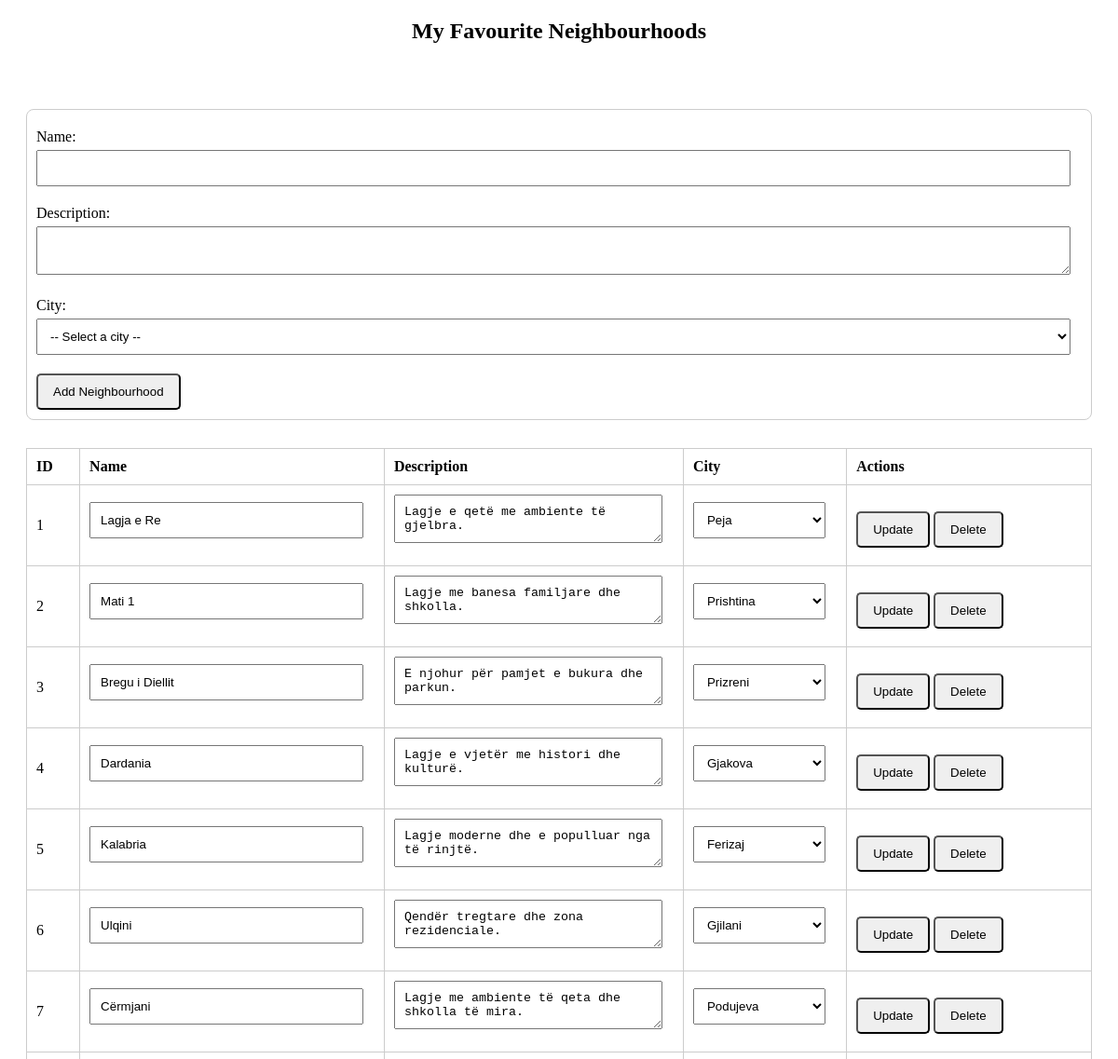
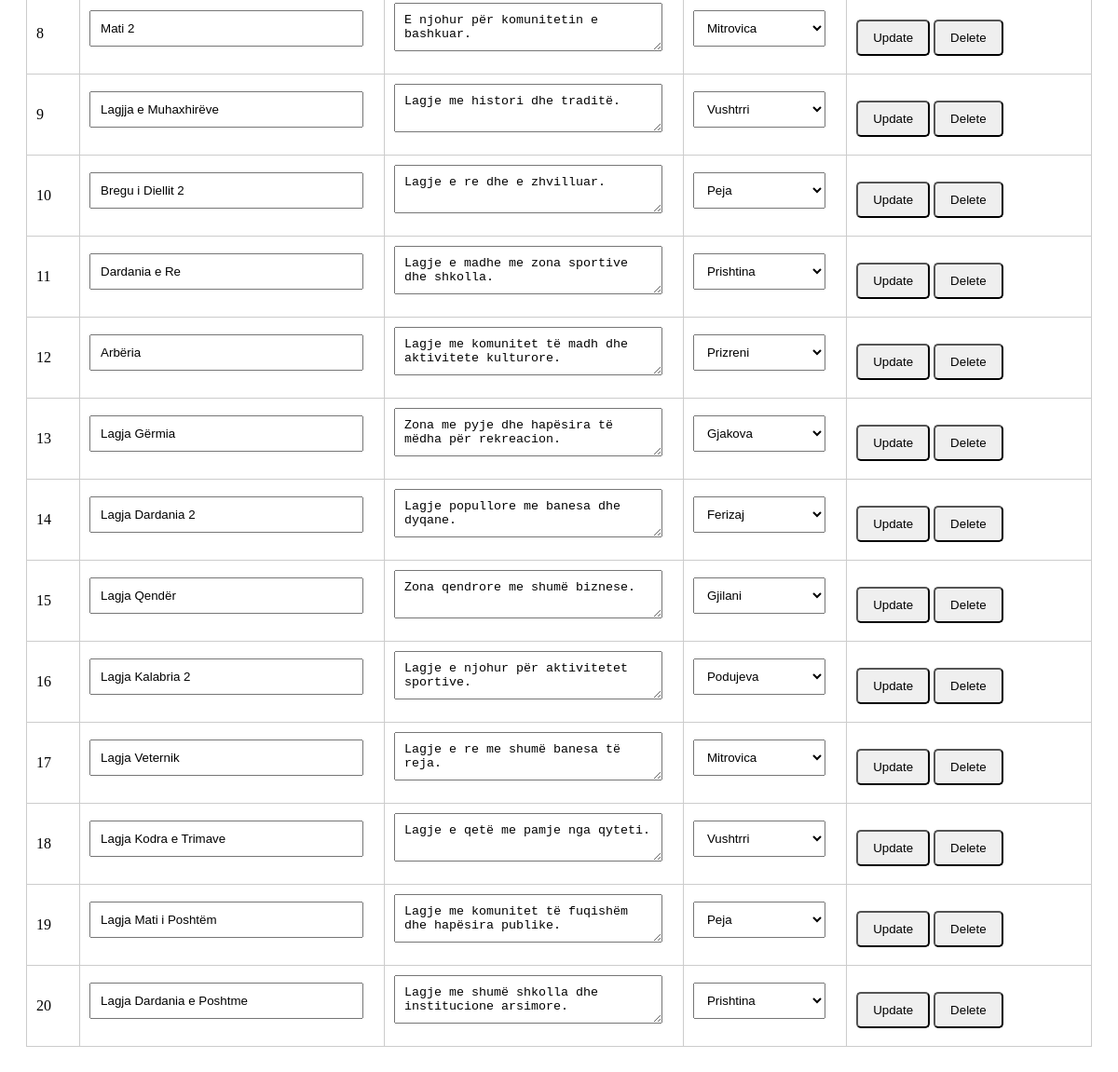
/neighbourhoods.php, run on the app's committed database (2 pictures, top to bottom).
### tables this page shows
CREATE TABLE neighbourhoods (
    id INT AUTO_INCREMENT PRIMARY KEY,
    name VARCHAR(100) NOT NULL,
    description TEXT,
    city_id INT,
    FOREIGN KEY (city_id) REFERENCES cities(id) ON DELETE CASCADE
);

CREATE TABLE cities (
id INT AUTO_INCREMENT PRIMARY KEY,
name VARCHAR(100) NOT NULL UNIQUE
);

### neighbourhoods.php (the view, shortened to what this page needs)
<?php
include 'conn.php';
$sql_neighbourhoods = "SELECT n.id, n.name, n.description, n.city_id, c.name AS city_name
                       FROM neighbourhoods n
                       LEFT JOIN cities c ON n.city_id = c.id
                       ORDER BY n.id";
$neighbourhoods = $conn->query($sql_neighbourhoods)->fetch_all(MYSQLI_ASSOC);
$sql_cities = "SELECT id, name FROM cities ORDER BY name";
$cities = $conn->query($sql_cities)->fetch_all(MYSQLI_ASSOC);
?>
<!DOCTYPE html>
<html lang="en">
<head>
</head>
<body>
<h2 style="text-align: center;">My Favourite Neighbourhoods</h2>
<div class="tabela">
<form method="POST" action="">
    <label for="name">Name:</label>
    <input type="text" id="name" name="name" required>
    <label for="description">Description:</label>
    <textarea id="description" name="description"></textarea>
    <label for="city_id">City:</label>
    <select id="city_id" name="city_id" required>
        <option value="">-- Select a city --</option>
    </select>
    <button type="submit">Add Neighbourhood</button>
</form>
<table>
    <thead>
        <tr>
            <th>ID</th>
            <th>Name</th>
            <th>Description</th>
            <th>City</th>
            <th>Actions</th>
        </tr>
    </thead>
    <tbody>
        <?php foreach ($neighbourhoods as $n): ?>
        <tr>
            <form method="POST" action="">
                <td><?= $n['id'] ?></td>
                <td>
                    <input type="text" name="name" value="<?= htmlspecialchars($n['name']) ?>" required>
                </td>
                <td>
                    <textarea name="description"><?= htmlspecialchars($n['description']) ?></textarea>
                </td>
                <td>
                    <select name="city_id" required>
                        <?php foreach ($cities as $city): ?>
                            <option value="<?= $city['id'] ?>" <?= $city['id'] == $n['city_id'] ? 'selected' : '' ?>>
                                <?= htmlspecialchars($city['name']) ?>
                            </option>
                        <?php endforeach; ?>
                    </select>
                </td>
                <td>
                    <button type="submit" name="action" value="update">Update</button>
                    <button type="submit" name="action" value="delete" onclick="return confirm('Are you sure?')">Delete</button>
                </td>
            </form>
        </tr>
        <?php endforeach; ?>
    </tbody>
</table>
</div>
</body>
</html>

### neighbourhoods.php (style rules this page uses)
table { border-collapse: collapse; width: 100%; margin: 20px 0; }
th, td { border: 1px solid #ccc; padding: 10px; text-align: left; }
form { margin: 30px 0; padding: 10px; border: 1px solid #ccc; border-radius: 8px; }
label { display: block; margin: 10px 0 5px; }
input[type="text"], textarea, select { width: calc(100% - 12px); padding: 10px; margin-bottom: 10px; box-sizing: border-box; }
button { padding: 10px 16px; margin-top: 10px; cursor: pointer; border-radius: 5px; }
.tabela { padding: 20px; }

### data on the page
neighbourhoods: id "1", name "Lagja e Re", description "Lagje e qetë me ambiente të gjelbra.", city_id "Peja"
neighbourhoods: id "2", name "Mati 1", description "Lagje me banesa familjare dhe shkolla.", city_id "Prishtina"
neighbourhoods: id "3", name "Bregu i Diellit", description "E njohur për pamjet e bukura dhe parkun.", city_id "Prizreni"
neighbourhoods: id "4", name "Dardania", description "Lagje e vjetër me histori dhe kulturë.", city_id "Gjakova"
neighbourhoods: id "5", name "Kalabria", description "Lagje moderne dhe e populluar nga të rinjtë.", city_id "Ferizaj"
neighbourhoods: id "6", name "Ulqini", description "Qendër tregtare dhe zona rezidenciale.", city_id "Gjilani"
neighbourhoods: id "7", name "Cërmjani", description "Lagje me ambiente të qeta dhe shkolla të mira.", city_id "Podujeva"
neighbourhoods: id "8", name "Mati 2", description "E njohur për komunitetin e bashkuar.", city_id "Mitrovica"
neighbourhoods: id "9", name "Lagjja e Muhaxhirëve", description "Lagje me histori dhe traditë.", city_id "Vushtrri"
neighbourhoods: id "10", name "Bregu i Diellit 2", description "Lagje e re dhe e zhvilluar.", city_id "Peja"
neighbourhoods: id "11", name "Dardania e Re", description "Lagje e madhe me zona sportive dhe shkolla.", city_id "Prishtina"
neighbourhoods: id "12", name "Arbëria", description "Lagje me komunitet të madh dhe aktivitete kulturore.", city_id "Prizreni"
neighbourhoods: id "13", name "Lagja Gërmia", description "Zona me pyje dhe hapësira të mëdha për rekreacion.", city_id "Gjakova"
neighbourhoods: id "14", name "Lagja Dardania 2", description "Lagje popullore me banesa dhe dyqane.", city_id "Ferizaj"
neighbourhoods: id "15", name "Lagja Qendër", description "Zona qendrore me shumë biznese.", city_id "Gjilani"
neighbourhoods: id "16", name "Lagja Kalabria 2", description "Lagje e njohur për aktivitetet sportive.", city_id "Podujeva"
neighbourhoods: id "17", name "Lagja Veternik", description "Lagje e re me shumë banesa të reja.", city_id "Mitrovica"
neighbourhoods: id "18", name "Lagja Kodra e Trimave", description "Lagje e qetë me pamje nga qyteti.", city_id "Vushtrri"
neighbourhoods: id "19", name "Lagja Mati i Poshtëm", description "Lagje me komunitet të fuqishëm dhe hapësira publike.", city_id "Peja"
neighbourhoods: id "20", name "Lagja Dardania e Poshtme", description "Lagje me shumë shkolla dhe institucione arsimore.", city_id "Prishtina"
